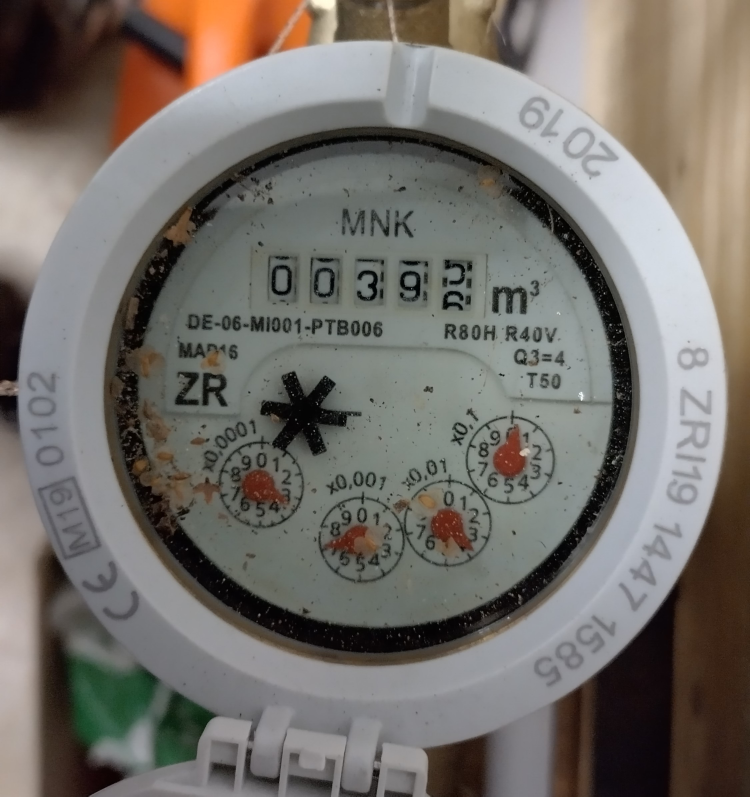
#> input picture images/IMG_20231006_170625_MP.jpg, 2250 x 2389 px (shown at 1/3 size); its folder holds only this picture in this run
$ python image_cropper.py
#> lines starting #> are read from the running program, lines starting #| are printed output that depends on the picture; long printed decimals are rounded
import cv2
import numpy as np
import os
import matplotlib.pyplot as plt

# Get the directory of the current script
current_dir = os.path.dirname(__file__)

current_dir_images = os.path.join(current_dir, "images")

# List all files in the images directory
image_files = [f for f in os.listdir(current_dir_images) if os.path.isfile(os.path.join(current_dir_images, f))]

for image in image_files:
    relative_path = os.path.join(current_dir_images, image)
    #Construct the relative path to the folder at the same level
    #relative_path = os.path.join(current_dir_images, "IMG_20260309_203637_HDR.jpg")

    # Read image
    img = cv2.imread(relative_path)
#> img is the input picture: shape (2389, 2250, 3); mean B, G, R 106.2, 111.7, 115.9


    # If image is oriented incorrectly, rotate it
    if img.shape[1] > img.shape[0]:  # If width is greater than height
        img = cv2.rotate(img, cv2.ROTATE_90_CLOCKWISE)  # Rotate 90 degrees clockwise
    if "WaterMeter" in image:  # Check if the image name contains a specific substring
        img = cv2.rotate(img, cv2.ROTATE_180)  # Rotate 180 degrees
    scale_percent = 100  # percent of original size
    width = int(img.shape[1] * scale_percent / 100)
#> width = 2250
    height = int(img.shape[0] * scale_percent / 100)
#> height = 2389
    dim = (width, height)
#> dim = (2250, 2389)

    # Resize the image
    resized = cv2.resize(img, dim, interpolation=cv2.INTER_AREA)
    # [11 lines of commented-out code are left out]
    gray = cv2.cvtColor(resized, cv2.COLOR_BGR2GRAY)
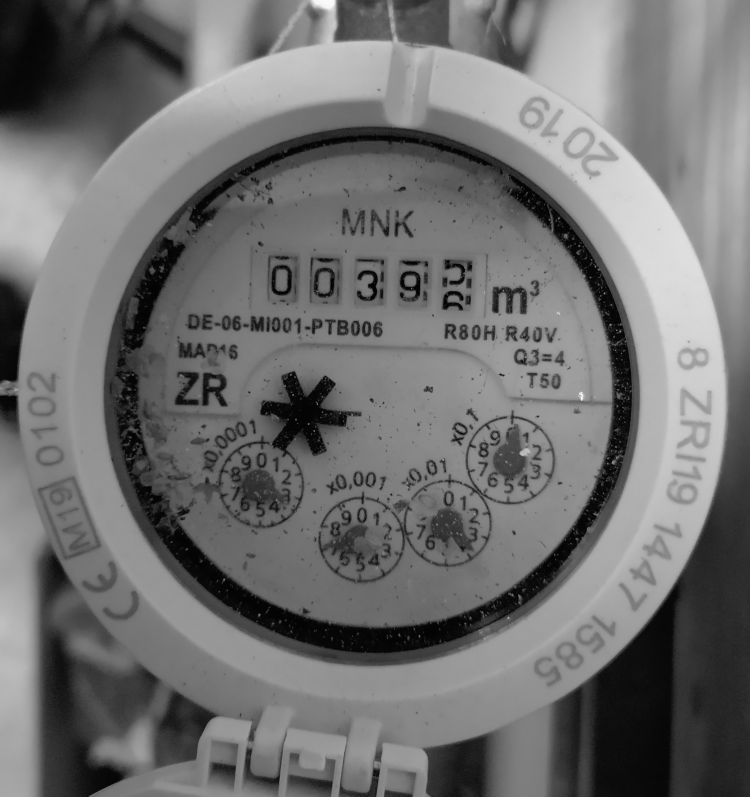
#> gray: shape (2389, 2250) (shown at 1/3 size); min 0, max 254, mean 112.3
    # [8 lines of commented-out code are left out]
    gray = cv2.medianBlur(gray, 5)


    # Detect circles
    circles = cv2.HoughCircles(
        gray,
        cv2.HOUGH_GRADIENT,
        dp=1.2,
        minDist=50,
        param1=200,
        param2=100,
        minRadius=40,
        maxRadius=300
    )
#> circles = [[1530.6, 1380.6, 132.6]]

    print(circles)
#| [[[1530.6001 1380.6001  132.64  ]]]

    # Draw all detected circles
    if circles is not None:
        circles = np.round(circles[0, :]).astype(int)
#> circles = [[1531, 1381, 133]]
        count = 0
        for circle in circles:  # Process all the circles detected
            x, y, r = circle
            cv2.circle(gray, (x, y), r, (0, 255, 0), 2)  # Circle outline
            cv2.circle(gray, (x, y), 2, (0, 0, 255), 3)  # Center point
#> this loop made 1 pass
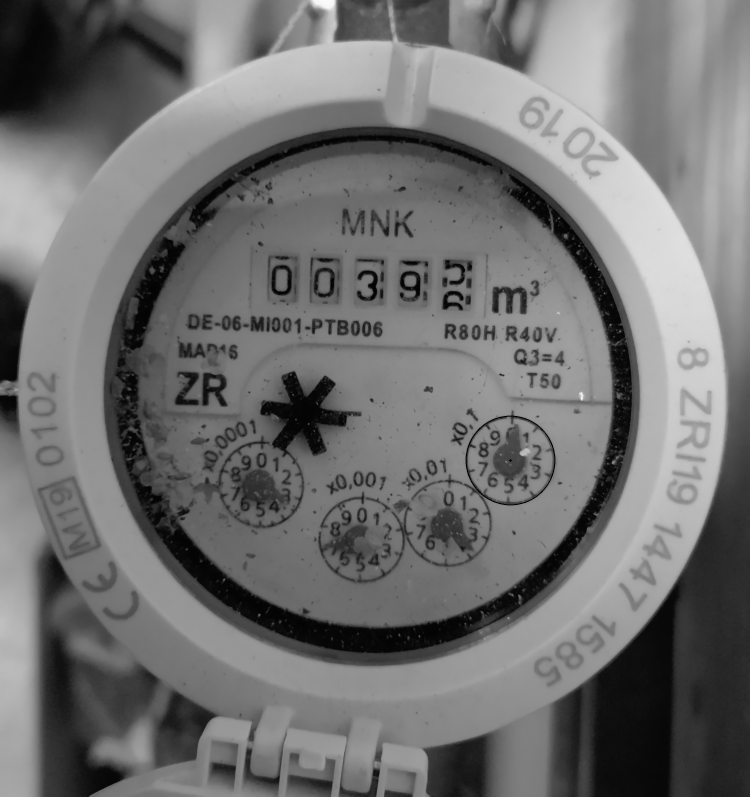
#> gray: shape (2389, 2250) (shown at 1/3 size); min 0, max 251, mean 112.3


    if circles is not None:
        # circles is an array/list of [x, y, r]
        sorted_circles = sorted(circles, key=lambda c: c[0])  # sort by x (column)
#> sorted_circles = [[1531, 1381, 133]]
        x, y, r = map(int, sorted_circles[0])

        # Sort the leftmost circle and crop the image around it

        # Square bounding box of size (2r x 2r) centered at (x, y)
        x1 = max(x - r, 0);        x2 = min(x + r, resized.shape[1])
#> after `x1 = max(x - r, 0)`: x1 = 1398
#> after `x2 = min(x + r, resized.shape[1])`: x2 = 1664
        y1 = max(y - r, 0);        y2 = min(y + r, resized.shape[0])
#> after `y1 = max(y - r, 0)`: y1 = 1248
#> after `y2 = min(y + r, resized.shape[0])`: y2 = 1514
        crop_img = resized[y1:y2, x1:x2]
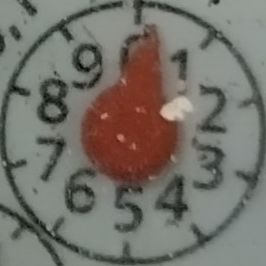
#> crop_img: shape (266, 266, 3); mean B, G, R 105.5, 112.9, 116.2

        #Save the cropped image
        output_path = os.path.join(current_dir, "cropped_images")
        if not os.path.exists(output_path):
            os.makedirs(output_path)
        cv2.imwrite(os.path.join(output_path, f"cropped_{image}"), crop_img)


        # Show result
        #cv2.imshow('Detected Circle', crop_img)
        #cv2.waitKey(0)
        #cv2.destroyAllWindows()
